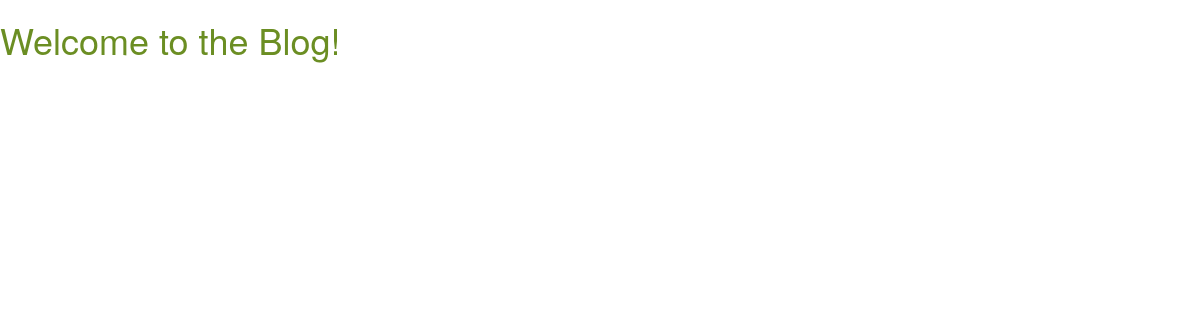
Before: / with the older database file.
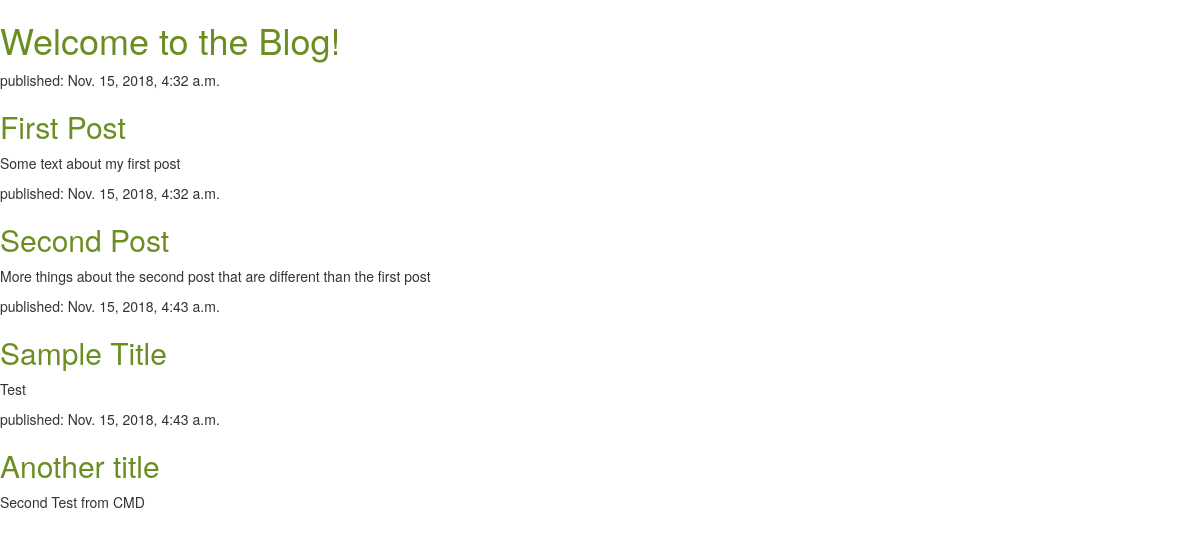
After: the same page with the newer database file.
### blog/models.py (models this page shows, shortened)
class Post(models.Model):
    author = models.ForeignKey(settings.AUTH_USER_MODEL, on_delete=models.CASCADE)
    title = models.CharField(max_length=200)
    text = models.TextField()
    created_date = models.DateTimeField(default=timezone.now)
    published_date = models.DateTimeField(blank=True, null=True)

### blog/views.py (the view)
# urls.py: path('', views.post_list, name='post_list'),
def post_list(request):
    posts = Post.objects.filter(published_date__lte=timezone.now()).order_by('published_date')
    context = {
        'posts':posts,
    }
    return render(request, 'blog/post_list.html', context)

### templates/blog/post_list.html (shortened to what this page needs)
{% load static %}
<html>
    <head>
        <link rel="stylesheet" href="//maxcdn.bootstrapcdn.com/bootstrap/3.2.0/css/bootstrap.min.css">
        <link rel="stylesheet" href="//maxcdn.bootstrapcdn.com/bootstrap/3.2.0/css/bootstrap-theme.min.css">
        <link rel="stylesheet" href="{% static 'css/blog.css' %}">
    </head>
    <body>
        <div>
            <h1><a href="/">Welcome to the Blog!</a></h1>
        </div>
        {% for post in posts %}
            <div>
                <p>published: {{ post.published_date }}</p>
                <h2><a href="">{{ post.title }}</a></h2>
                <p>{{ post.text|linebreaksbr }}</p>
            </div>
        {% endfor %}
    </body>
</html>

### blog/static/css/blog.css (style rules this page uses)
h1 a, h2 a { color: olivedrab; }

Changed rows visible on the page:
added Post: published_date "Nov. 15, 2018, 4:32 a.m.", title "First Post", text "Some text about my first post"
added Post: published_date "Nov. 15, 2018, 4:32 a.m.", title "Second Post", text "More things about the second post that are different than the first post"
added Post: published_date "Nov. 15, 2018, 4:43 a.m.", title "Sample Title", text "Test"
added Post: published_date "Nov. 15, 2018, 4:43 a.m.", title "Another title", text "Second Test from CMD"
